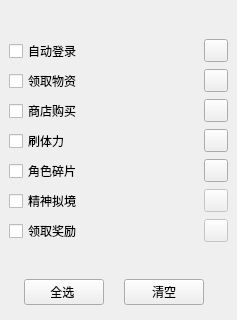
    <widget class="SimpleCardWidget" name="SimpleCardWidget_option">
     <property name="minimumSize">
      <size>
       <width>237</width>
       <height>320</height>
      </size>
     </property>
     <property name="maximumSize">
      <size>
       <width>16777215</width>
       <height>16777215</height>
      </size>
     </property>
     <layout class="QGridLayout" name="gridLayout_7" columnstretch="1,2,1,2,1">
      <property name="leftMargin">
       <number>9</number>
      </property>
      <property name="topMargin">
       <number>9</number>
      </property>
      <property name="rightMargin">
       <number>9</number>
      </property>
      <property name="bottomMargin">
       <number>9</number>
      </property>
      <property name="horizontalSpacing">
       <number>0</number>
      </property>
      <item row="6" column="0" colspan="4">
       <widget class="CheckBox" name="CheckBox_person_5">
        <property name="layoutDirection">
         <enum>Qt::LeftToRight</enum>
        </property>
        <property name="text">
         <string>角色碎片</string>
        </property>
       </widget>
      </item>
      <item row="5" column="4">
       <widget class="ToolButton" name="ToolButton_use_power"/>
      </item>
      <item row="3" column="0" colspan="4">
       <widget class="CheckBox" name="CheckBox_stamina_2">
        <property name="layoutDirection">
         <enum>Qt::LeftToRight</enum>
        </property>
        <property name="text">
         <string>领取物资</string>
        </property>
       </widget>
      </item>
      <item row="3" column="4">
       <widget class="ToolButton" name="ToolButton_collect">
        <property name="enabled">
         <bool>true</bool>
        </property>
       </widget>
      </item>
      <item row="10" column="1">
       <widget class="PushButton" name="PushButton_select_all">
        <property name="text">
         <string>全选 </string>
        </property>
       </widget>
      </item>
      <item row="1" column="2">
       <spacer name="verticalSpacer_6">
        <property name="orientation">
         <enum>Qt::Vertical</enum>
        </property>
        <property name="sizeType">
         <enum>QSizePolicy::Maximum</enum>
        </property>
        <property name="sizeHint" stdset="0">
         <size>
          <width>20</width>
          <height>30</height>
         </size>
        </property>
       </spacer>
      </item>
      <item row="10" column="3">
       <widget class="PushButton" name="PushButton_no_select">
        <property name="text">
         <string>清空</string>
        </property>
       </widget>
      </item>
      <item row="2" column="0" colspan="4">
       <widget class="CheckBox" name="CheckBox_entry_1">
        <property name="layoutDirection">
         <enum>Qt::LeftToRight</enum>
        </property>
        <property name="text">
         <string>自动登录</string>
        </property>
       </widget>
      </item>
      <item row="7" column="4">
       <widget class="ToolButton" name="ToolButton_chasm">
        <property name="enabled">
         <bool>false</bool>
        </property>
       </widget>
      </item>
      <item row="9" column="2">
       <spacer name="verticalSpacer_2">
        <property name="orientation">
         <enum>Qt::Vertical</enum>
        </property>
        <property name="sizeType">
         <enum>QSizePolicy::Maximum</enum>
        </property>
        <property name="sizeHint" stdset="0">
         <size>
          <width>20</width>
          <height>30</height>
         </size>
        </property>
       </spacer>
      </item>
      <item row="7" column="0" colspan="4">
       <widget class="CheckBox" name="CheckBox_chasm_6">
        <property name="layoutDirection">
         <enum>Qt::LeftToRight</enum>
        </property>
        <property name="text">
         <string>精神拟境</string>
        </property>
       </widget>
      </item>
      <item row="8" column="0" colspan="4">
       <widget class="CheckBox" name="CheckBox_reward_7">
        <property name="layoutDirection">
         <enum>Qt::LeftToRight</enum>
        </property>
        <property name="text">
         <string>领取奖励</string>
        </property>
       </widget>
      </item>
      <item row="8" column="4">
       <widget class="ToolButton" name="ToolButton_reward">
        <property name="enabled">
         <bool>false</bool>
        </property>
       </widget>
      </item>
      <item row="5" column="0" colspan="4">
       <widget class="CheckBox" name="CheckBox_use_power_4">
        <property name="layoutDirection">
         <enum>Qt::LeftToRight</enum>
        </property>
        <property name="text">
         <string>刷体力</string>
        </property>
       </widget>
      </item>
      <item row="4" column="0" colspan="4">
       <widget class="CheckBox" name="CheckBox_shop_3">
        <property name="layoutDirection">
         <enum>Qt::LeftToRight</enum>
        </property>
        <property name="text">
         <string>商店购买</string>
        </property>
       </widget>
      </item>
      <item row="4" column="4">
       <widget class="ToolButton" name="ToolButton_shop"/>
      </item>
      <item row="6" column="4">
       <widget class="ToolButton" name="ToolButton_person">
        <property name="enabled">
         <bool>true</bool>
        </property>
       </widget>
      </item>
      <item row="2" column="4">
       <widget class="ToolButton" name="ToolButton_entry">
        <property name="enabled">
         <bool>true</bool>
        </property>
       </widget>
      </item>
     </layout>
    </widget>
